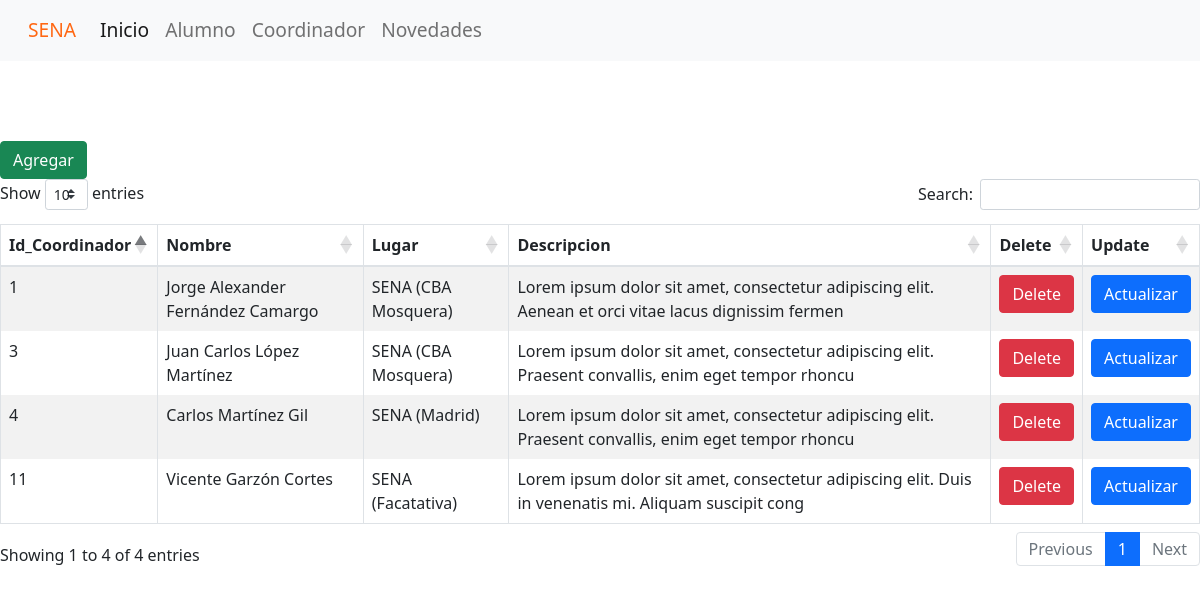
Page /views/viewsCoordinador.php on the committed database.
### tables this page shows
CREATE TABLE `coordinador` (
  `Id_Coordinador` int(10) NOT NULL,
  `Nombre` varchar(50) DEFAULT NULL,
  `Lugar` varchar(30) DEFAULT NULL,
  `Descripcion` varchar(100) DEFAULT NULL
);

### views/viewsCoordinador.php (the view, shortened to what this page needs)
<!DOCTYPE html>
<html lang="es">
<head>
    <link rel="stylesheet" href="https://cdnjs.cloudflare.com/ajax/libs/twitter-bootstrap/4.5.2/css/bootstrap.css">
    <link rel="stylesheet" href="https://cdn.datatables.net/1.12.1/css/dataTables.bootstrap4.min.css">
    <link href="https://cdn.jsdelivr.net/npm/bootstrap@5.1.3/dist/css/bootstrap.min.css" rel="stylesheet">
    <link rel="stylesheet" type="text/css" href="../public/CSS/estilos.css">
</head>
<body>
<?php
echo('
    <nav class="navbar navbar-expand-lg navbar-light bg-light">
        <div class="container-fluid">
        <a class="navbar-brand" style="color: #FF6712" href="../index.php">SENA</a>
        <button class="navbar-toggler" type="button" data-bs-toggle="collapse" data-bs-target="#navbarNav" aria-controls="navbarNav" aria-expanded="false" aria-label="Toggle navigation">
            <span class="navbar-toggler-icon"></span>
        </button>
            <div class="collapse navbar-collapse" id="navbarNav">
                <ul class="navbar-nav">
                <li class="nav-item">
                    <a class="nav-link active" aria-current="page" href="../index.php">Inicio</a>
                </li>
                <li class="nav-item">
                    <a class="nav-link" href="viewsAlumno.php">Alumno</a>
                </li>
                <li class="nav-item">
                    <a class="nav-link" href="viewsCoordinador.php">Coordinador</a>
                </li>
                <li class="nav-item">
                    <a class="nav-link" href="viewsNovedades.php">Novedades</a>
                </li>
                </ul>
            </div>
        </div>
    </nav>
        <form action="../controlador/controladorCoordinador.php" method="post">
            <input class="btn btn-success" type="submit" value="Agregar" id="btnCord" name="btnCord"/>
        </form>');
    require_once("../modelos/classCoordinador.php");
    $coordinador = new Coordinador();
    $datos = $coordinador -> consultarCoordinador();
print('
    <table id="example" class="table table-striped table-bordered" style="width:100%">
        <thead>
                <tr>
                    <th>Id_Coordinador</th>
                    <th>Nombre</th>
                    <th>Lugar</th>
                    <th>Descripcion</th>
                    <th>Delete</th>
                    <th>Update</th>
                </tr>
        </thead>
            <tbody>');
while ($data = $datos -> fetch(PDO::FETCH_ASSOC)){
    print('
    <tr>
        <td>' .$data["Id_Coordinador"].'</td>
        <td>' .$data["Nombre"].'</td>
        <td>' .$data["Lugar"].'</td>
        <td>' .$data["Descripcion"].'</td>
        <td>
            <input class="btn btn-danger" type="button"  name="deleteCod" id="deleteCod"  value="Delete" onclick="eliminar('.$data["Id_Coordinador"].')" />
        </td>
        <td>
            <input class="btn btn-primary" type="button" name="updateCord"  id="updateCord" value="Actualizar" onclick="validar('.$data["Id_Coordinador"].')" />
        </td>
    </tr>
    ');
}
    print('
            </tbody>
        </table>')
?>
</body>
</html>

### public/CSS/estilos.css (style rules this page uses)
.navbar { margin-bottom: 5rem; }
.navbar a { font-size: 1.2rem; }

### rows in the picture
coordinador: Id_Coordinador "1", Nombre "Jorge Alexander Fernández Camargo", Lugar "SENA (CBA Mosquera)", Descripcion "Lorem ipsum dolor sit amet, consectetur adipiscing elit. Aenean et orci vitae lacus dignissim fermen"
coordinador: Id_Coordinador "3", Nombre "Juan Carlos López Martínez", Lugar "SENA (CBA Mosquera)", Descripcion "Lorem ipsum dolor sit amet, consectetur adipiscing elit. Praesent convallis, enim eget tempor rhoncu"
coordinador: Id_Coordinador "4", Nombre "Carlos Martínez Gil", Lugar "SENA (Madrid)", Descripcion "Lorem ipsum dolor sit amet, consectetur adipiscing elit. Praesent convallis, enim eget tempor rhoncu"
coordinador: Id_Coordinador "11", Nombre "Vicente Garzón Cortes", Lugar "SENA (Facatativa)", Descripcion "Lorem ipsum dolor sit amet, consectetur adipiscing elit. Duis in venenatis mi. Aliquam suscipit cong"
